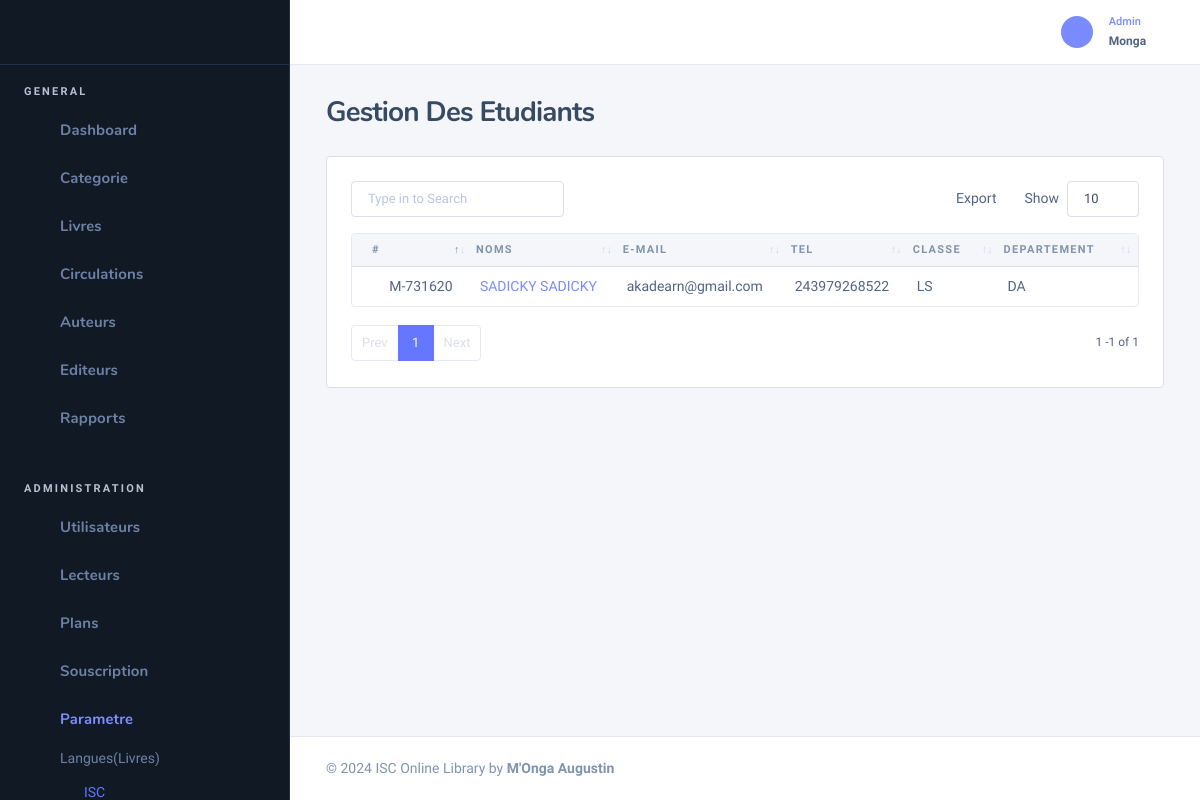
/etudiants (signed in), run on the app's committed database.
### tables this page shows
CREATE TABLE `tbl_members` (
  `id_member` int(11) NOT NULL,
  `nom` varchar(100) DEFAULT NULL,
  `postnom` varchar(100) DEFAULT NULL,
  `prenom` varchar(100) DEFAULT NULL,
  `sexe` enum('M','F') DEFAULT NULL,
  `card_number` varchar(100) DEFAULT NULL,
  `type` enum('I','E') DEFAULT NULL,
  `provenance` varchar(100) DEFAULT NULL,
  `contact_autorite` varchar(100) DEFAULT NULL,
  `matricule` varchar(100) DEFAULT NULL,
  `email` varchar(100) DEFAULT NULL,
  `adresse` varchar(100) DEFAULT NULL,
  `tel` varchar(50) NOT NULL,
  `code` varchar(150) NOT NULL,
  `verified_at` datetime DEFAULT NULL,
  `photo` varchar(150) NOT NULL,
  `statut` enum('0','1') NOT NULL,
  `classe_id` int(11) DEFAULT 0,
  `promotion` varchar(150) NOT NULL,
  `fonction` varchar(120) NOT NULL,
  `ville` varchar(150) NOT NULL
);

CREATE TABLE `tbl_classes` (
  `classe_id` int(11) NOT NULL,
  `classe` varchar(100) DEFAULT NULL,
  `promotion` varchar(20) NOT NULL,
  `dep_id` int(11) DEFAULT NULL
);

CREATE TABLE `tbl_departements` (
  `dep_id` int(11) NOT NULL,
  `dep` varchar(100) DEFAULT NULL,
  `fac_id` int(11) NOT NULL
);

### Models/Admin/member.class.php (called while the page is built, shortened)
<?php
class Member
{
    public function getEtudiants()
    {
        $db = getConnection();
        $add = $db->prepare("SELECT id_member, nom, postnom, prenom, sexe, card_number, type, provenance, contact_autorite, matricule, email, adresse, tel, code, verified_at, photo, statut, fac, dep, classe
        FROM tbl_members as m, tbl_faculties as f, tbl_departements as d, tbl_classes as c
        WHERE m.classe_id = c.classe_id and c.dep_id = d.dep_id and d.fac_id=f.fac_id and type='I'");
        $add->execute();
        $tbP = array();
        while ($data =  $add->fetchObject()) {
            $tbP[] = $data;
        }
        return $tbP;
    }
}

### Vues/Admin/etudiants.php (the view, shortened to what this page needs)
<div class="nk-content-body mt-0">
    <div class="nk-block nk-block-lg">
        <div class="card card-bordered card-preview">
            <div class="card-inner">
                <table class="datatable-init-export nowrap table" data-export-title="Export">
                    <thead>
                        <tr class="tb-tnx-head">
                            <th>#</th>
                            <th>Noms</th>
                            <th>E-mail</th>
                            <th>Tel</th>
                            <th>Classe</th>
                            <th>Departement</th>
                        </tr>
                    </thead>
                    <tbody>
                        <?php
                        foreach ($data as $user) : ?>
                            <tr>
                                <td><?= $user->matricule ?></td>
                                <td><a href="#"><?= $user->nom ?> <?= $user->prenom ?></a></td>
                                <td><?= $user->email ?></td>
                                <td><?= $user->tel ?></td>
                                <td><?= $user->classe ?></td>
                                <td><?= $user->dep ?></td>
                            </tr>
                        <?php
                        endforeach ?>
                    </tbody>
                </table>
            </div>
        </div>
    </div>
</div>

### data on the page
tbl_members: matricule "M-731620", nom "SADICKY", prenom "SADICKY", email "akadearn@gmail.com", tel "243979268522", classe.classe "LS", tbl_departements.dep "DA"

### other printed values
$_SESSION['noms'] "Monga"
